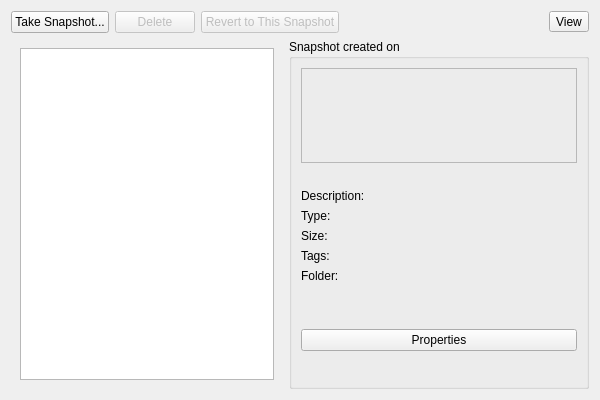
<?xml version="1.0" encoding="UTF-8"?>
<ui version="4.0">
 <class>SnapshotsTabPage</class>
 <widget class="QWidget" name="SnapshotsTabPage">
  <property name="geometry">
   <rect>
    <x>0</x>
    <y>0</y>
    <width>600</width>
    <height>400</height>
   </rect>
  </property>
  <layout class="QVBoxLayout" name="verticalLayout">
   <item>
    <layout class="QHBoxLayout" name="buttonLayout">
     <item>
      <widget class="QPushButton" name="takeSnapshotButton">
       <property name="text">
        <string>Take Snapshot...</string>
       </property>
      </widget>
     </item>
     <item>
      <widget class="QPushButton" name="deleteSnapshotButton">
       <property name="enabled">
        <bool>false</bool>
       </property>
       <property name="text">
        <string>Delete</string>
       </property>
      </widget>
     </item>
     <item>
      <widget class="QPushButton" name="revertButton">
       <property name="enabled">
        <bool>false</bool>
       </property>
       <property name="text">
        <string>Revert to This Snapshot</string>
       </property>
      </widget>
     </item>
     <item>
      <spacer name="horizontalSpacer">
       <property name="orientation">
        <enum>Qt::Orientation::Horizontal</enum>
       </property>
       <property name="sizeHint" stdset="0">
        <size>
         <width>40</width>
         <height>20</height>
        </size>
       </property>
      </spacer>
     </item>
     <item>
      <widget class="QToolButton" name="viewButton">
       <property name="text">
        <string>View</string>
       </property>
       <property name="popupMode">
        <enum>QToolButton::ToolButtonPopupMode::InstantPopup</enum>
       </property>
      </widget>
     </item>
    </layout>
   </item>
   <item>
    <layout class="QHBoxLayout" name="contentLayout">
     <item>
      <widget class="QStackedWidget" name="viewStack">
       <property name="currentIndex">
        <number>0</number>
       </property>
       <widget class="QWidget" name="treePage">
        <layout class="QVBoxLayout" name="treeLayout">
         <item>
          <widget class="SnapshotTreeView" name="snapshotTree"/>
         </item>
        </layout>
       </widget>
       <widget class="QWidget" name="listPage">
        <layout class="QVBoxLayout" name="listLayout">
         <item>
          <widget class="QTableWidget" name="snapshotTable">
           <property name="alternatingRowColors">
            <bool>true</bool>
           </property>
           <property name="selectionMode">
            <enum>QAbstractItemView::SelectionMode::SingleSelection</enum>
           </property>
           <property name="selectionBehavior">
            <enum>QAbstractItemView::SelectionBehavior::SelectRows</enum>
           </property>
           <property name="rowCount">
            <number>0</number>
           </property>
           <property name="columnCount">
            <number>5</number>
           </property>
           <column>
            <property name="text">
             <string>Type</string>
            </property>
           </column>
           <column>
            <property name="text">
             <string>Name</string>
            </property>
           </column>
           <column>
            <property name="text">
             <string>Created</string>
            </property>
           </column>
           <column>
            <property name="text">
             <string>Size</string>
            </property>
           </column>
           <column>
            <property name="text">
             <string>Tags</string>
            </property>
           </column>
          </widget>
         </item>
        </layout>
       </widget>
      </widget>
     </item>
     <item>
      <widget class="QGroupBox" name="detailsGroupBox">
       <property name="minimumSize">
        <size>
         <width>300</width>
         <height>0</height>
        </size>
       </property>
       <property name="title">
        <string>Snapshot created on</string>
       </property>
       <layout class="QVBoxLayout" name="detailsLayout">
        <item>
         <widget class="QFrame" name="screenshotFrame">
          <property name="frameShape">
           <enum>QFrame::Shape::StyledPanel</enum>
          </property>
          <layout class="QVBoxLayout" name="screenshotLayout">
           <item>
            <widget class="QLabel" name="screenshotLabel">
             <property name="minimumSize">
              <size>
               <width>100</width>
               <height>75</height>
              </size>
             </property>
             <property name="text">
              <string/>
             </property>
             <property name="alignment">
              <set>Qt::AlignmentFlag::AlignCenter</set>
             </property>
            </widget>
           </item>
          </layout>
         </widget>
        </item>
        <item>
         <widget class="QLabel" name="snapshotNameLabel">
          <property name="text">
           <string/>
          </property>
          <property name="wordWrap">
           <bool>true</bool>
          </property>
         </widget>
        </item>
        <item>
         <layout class="QGridLayout" name="detailsGrid">
          <item row="0" column="0">
           <widget class="QLabel" name="descriptionTitleLabel">
            <property name="text">
             <string>Description:</string>
            </property>
           </widget>
          </item>
          <item row="0" column="1">
           <widget class="QLabel" name="descriptionValueLabel">
            <property name="text">
             <string/>
            </property>
            <property name="wordWrap">
             <bool>true</bool>
            </property>
           </widget>
          </item>
          <item row="1" column="0">
           <widget class="QLabel" name="modeTitleLabel">
            <property name="text">
             <string>Type:</string>
            </property>
           </widget>
          </item>
          <item row="1" column="1">
           <widget class="QLabel" name="modeValueLabel">
            <property name="text">
             <string/>
            </property>
           </widget>
          </item>
          <item row="2" column="0">
           <widget class="QLabel" name="sizeTitleLabel">
            <property name="text">
             <string>Size:</string>
            </property>
           </widget>
          </item>
          <item row="2" column="1">
           <widget class="QLabel" name="sizeValueLabel">
            <property name="text">
             <string/>
            </property>
           </widget>
          </item>
          <item row="3" column="0">
           <widget class="QLabel" name="tagsTitleLabel">
            <property name="text">
             <string>Tags:</string>
            </property>
           </widget>
          </item>
          <item row="3" column="1">
           <widget class="QLabel" name="tagsValueLabel">
            <property name="text">
             <string/>
            </property>
            <property name="wordWrap">
             <bool>true</bool>
            </property>
           </widget>
          </item>
          <item row="4" column="0">
           <widget class="QLabel" name="folderTitleLabel">
            <property name="text">
             <string>Folder:</string>
            </property>
           </widget>
          </item>
          <item row="4" column="1">
           <widget class="QLabel" name="folderValueLabel">
            <property name="text">
             <string/>
            </property>
            <property name="wordWrap">
             <bool>true</bool>
            </property>
           </widget>
          </item>
          <item row="5" column="0">
           <widget class="QLabel" name="customFieldTitleLabel1">
            <property name="text">
             <string/>
            </property>
           </widget>
          </item>
          <item row="5" column="1">
           <widget class="QLabel" name="customFieldValueLabel1">
            <property name="text">
             <string/>
            </property>
            <property name="wordWrap">
             <bool>true</bool>
            </property>
           </widget>
          </item>
          <item row="6" column="0">
           <widget class="QLabel" name="customFieldTitleLabel2">
            <property name="text">
             <string/>
            </property>
           </widget>
          </item>
          <item row="6" column="1">
           <widget class="QLabel" name="customFieldValueLabel2">
            <property name="text">
             <string/>
            </property>
            <property name="wordWrap">
             <bool>true</bool>
            </property>
           </widget>
          </item>
         </layout>
        </item>
        <item>
         <widget class="QPushButton" name="propertiesButton">
          <property name="text">
           <string>Properties</string>
          </property>
         </widget>
        </item>
        <item>
         <spacer name="verticalSpacer">
          <property name="orientation">
           <enum>Qt::Orientation::Vertical</enum>
          </property>
          <property name="sizeHint" stdset="0">
           <size>
            <width>20</width>
            <height>40</height>
           </size>
          </property>
         </spacer>
        </item>
       </layout>
      </widget>
     </item>
    </layout>
   </item>
  </layout>
 </widget>
 <customwidgets>
  <customwidget>
   <class>SnapshotTreeView</class>
   <extends>QListWidget</extends>
   <header>controls/snapshottreeview.h</header>
  </customwidget>
 </customwidgets>
 <resources/>
 <connections/>
</ui>
